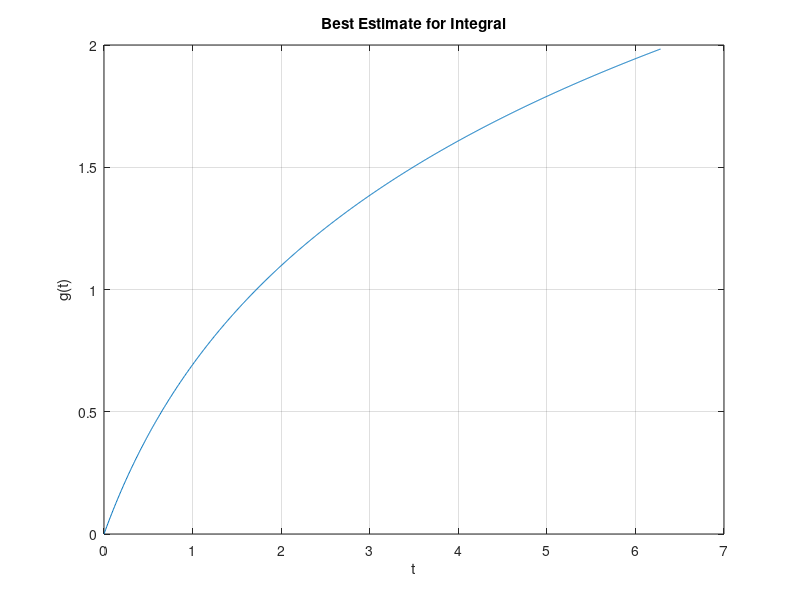

This figure's MATLAB source:
% Layth Yassin                  Hw#2                           ECE-210-B                               
clc; clear;

%% 1.
clc; clear;
% part a
t1 = linspace(0,2*pi,100);
g1 = (1 + t1).^(-1);

t2 = linspace(0,2*pi,1000);
g2 = (1 + t2).^(-1);

% part b
g1_diff = diff(g1)./diff(t1);
g2_diff = diff(g2)./diff(t2);

% part c
g1_hand = -(1 + t1).^(-2);
g1_prime = g1_hand(1:99);
g2_hand = -(1 + t2).^(-2);
g2_prime = g2_hand(1:999);

% part d
error99 = (1/99) * sum((g1_prime - g1_diff).^2);
error999 = (1/999) * sum((g2_prime - g2_diff).^2);
% the error for the 99 element vector is smaller

% part e
% approximating integrals with cumsum and cumtrapz
g1_cumsum = cumsum(g1)*((2*pi)/(100)); % should divide by 99, 999
g1_cumtrapz = cumtrapz(g1)*((2*pi)/(100));
g2_cumsum = cumsum(g2)*((2*pi)/(1000));
g2_cumtrapz = cumtrapz(g2)*((2*pi)/(1000)); % best estimate for integral 
% using antiderivative to evaluate t1 and t2
g1_anti = log(1 + t1);
g2_anti = log(1 + t2);
% calculations for errors
error_cumsum99 = (1/99) * sum((g1_anti - g1_cumsum).^2);
error_cumtrapz99 = (1/99) * sum((g1_anti - g1_cumtrapz).^2);
error_cumsum999 = (1/999) * sum((g2_anti - g2_cumsum).^2);
error_cumtrapz999 = (1/999) * sum((g2_anti - g2_cumtrapz).^2);

% part f
plot(t2, g2_cumtrapz)
title('Best Estimate for Integral')
xlabel('t')
ylabel('g(t)')
grid on

%% 2.
clc; clear;
% part a
y = logspace(0,49);
A = transpose(reshape(y,[5,10]));
C = A; % A copied to another var to operate on

% part b
C(3,:) = fliplr(A(3,:)); % C now represents A with a flipped third row

% part c
col_vect = nthroot(prod(A,2),5);

% part d
B = A(6:8,2:4);

% part e
D = A;
D(5:10,:) = []; % D is A with rows 5-10 deleted

%% 3.
clc; clear;
% part a
tic
for i = 1:1000
    for j = 1:1000
        C1(i,j) = (2*(i)^(4))/(3*j+2);
    end
end
toc
% The time for part a makes sense since it is the greatest. There is no 
% pre-allocation, which means MATLAB has to continuously change the matrix 
% size, which can be relatively expensive.

% part b
tic
C2 = zeros(1000);
for i = 1:1000
    for j = 1:1000
        C2(i,j) = (2*(i)^(4))/(3*j+2);
    end
end
toc
% The time for part b makes sense since it is much faster than both part a
% and c. This is because there is pre-allocation, which means MATLAB sets 
% aside a block of memory for the matrix created beforehand. This means 
% that all that has to be done is to populate the matrix, which is much
% less expensive than looking for memory and populating.

% part c
tic
i = 1:1000;
j = 1:1000;
[J,I] = meshgrid(j,i);
C3 = (2.*(I).^(4))./(3.*J+2);
toc
% The time for part c makes sense since it is much faster than part a, but
% slower than part b and d. This method is slower than part b and d because
% of the extra cost of allocating the 2 arrays in memory.

% part d
tic
j1 = linspace(1,1000,1000);
i1 = j1';
C4 = (2.*(i1).^(4))./(3.*j1+2);
toc
% The time for part d makes sense because it is significantly faster than
% all the other parts. This is because there is no runtime memory
% allocation. This method only consists of matrix operations which are not
% expensive relative to the other parts in this question. It also does not
% consist of a for loop.